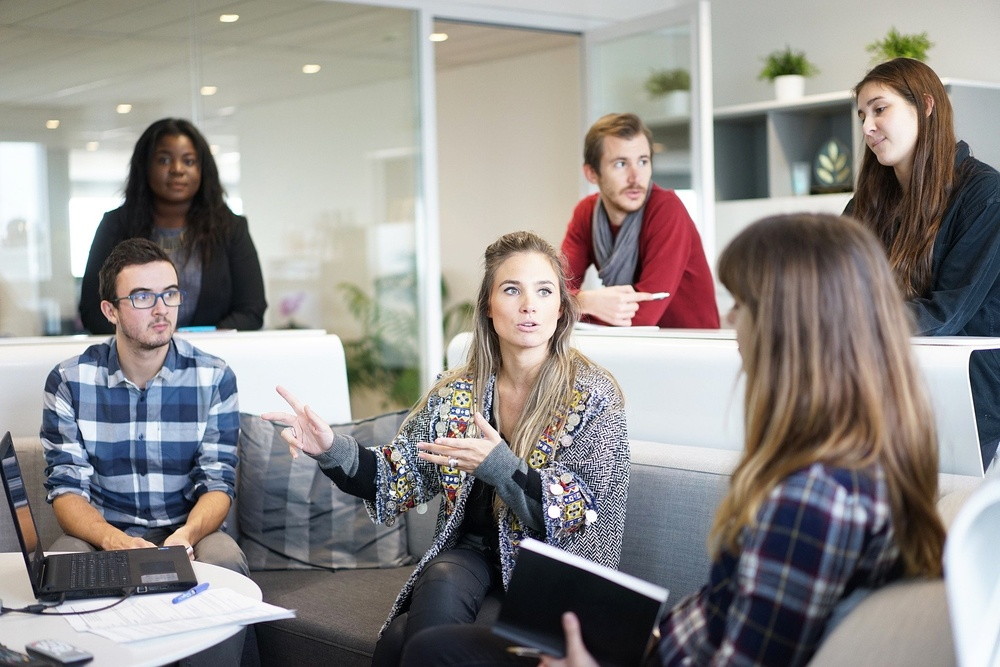
#> input picture imagens/workplace-1245776_1920.jpg, 1000 x 667 px, shrunk from 1920 x 1280 before the run, found by its file name
$ jupyter execute codigo_deteccao_facial.ipynb
#> lines starting #> are read from the running program, lines starting #| are printed output that depends on the picture; after the words box and inside, x2 and y2 are one past the last pixel; in counts of white or black regions, pixels touching at a corner belong together
# Detectando a face das pessoas

[cell 1]
import matplotlib.pyplot as plt
import cv2

# Carrega a imagem
imagem = cv2.imread('D:/cursos/curso-machine-learning/imagens/workplace-1245776_1920.jpg')
#> imagem is the input picture: shape (667, 1000, 3); mean B, G, R 136.9, 139, 142.8

if imagem is not None:
    # O OpenCV lê em BGR, mas o Matplotlib exibe em RGB. Precisamos converter:
    imagem_rgb = cv2.cvtColor(imagem, cv2.COLOR_BGR2RGB)

    plt.imshow(imagem_rgb)
    plt.axis('off') # Esconde as coordenadas do gráfico
    plt.show()
else:
    print("Imagem não encontrada!")

[cell 2]
detector_face = cv2.CascadeClassifier('haarcascade_frontalface_default.xml')

[cell 3]
imagem_cinza = cv2.cvtColor(imagem, cv2.COLOR_BGR2GRAY)
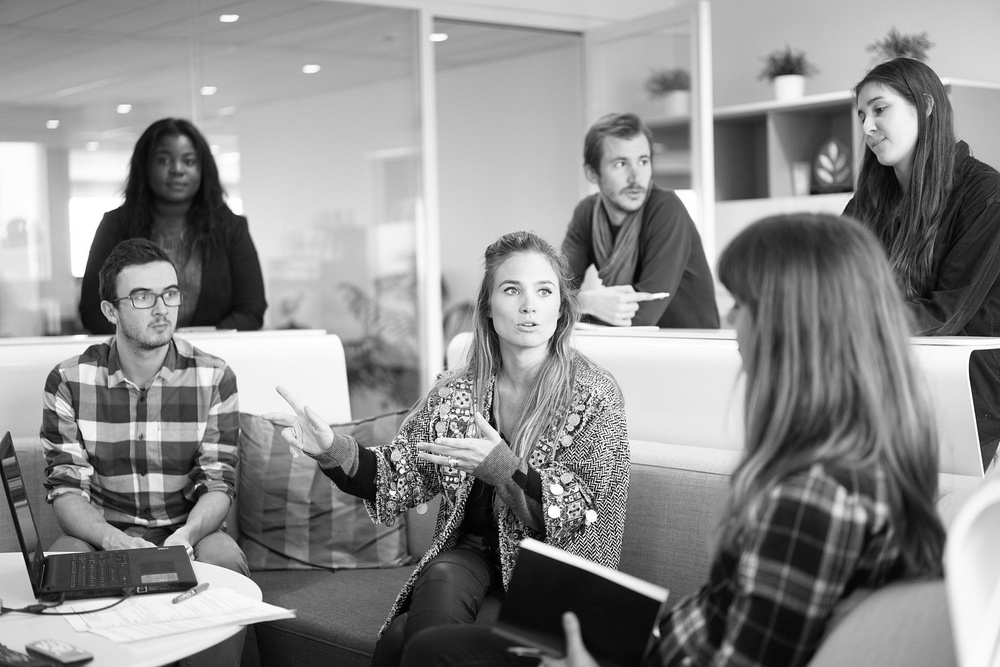
#> imagem_cinza: shape (667, 1000); min 0, max 255, mean 139.9

plt.imshow(imagem_cinza, cmap='gray')
plt.axis('off') # Esconde as coordenadas do gráfico
plt.show()

[cell 4]
deteccoes = detector_face.detectMultiScale(imagem_cinza, scaleFactor=1.35, minSize=(30,30))
#> deteccoes = [[149, 138, 57, 57], [597, 135, 70, 70], [484, 256, 90, 90], [848, 78, 80, 80], [134, 126, 80, 80], [116, 263, 80, 80]]

[cell 5]
deteccoes
#> Out has the same summary as deteccoes

[cell 6]
len(deteccoes)
#> Out = 6

[cell 7]
for (x, y, l, a) in deteccoes:
    #print(x, y, l, a)
    cv2.rectangle(imagem_rgb, (x, y), (x + l, y + a), (0,255,0), 2)
#> this loop made 6 passes
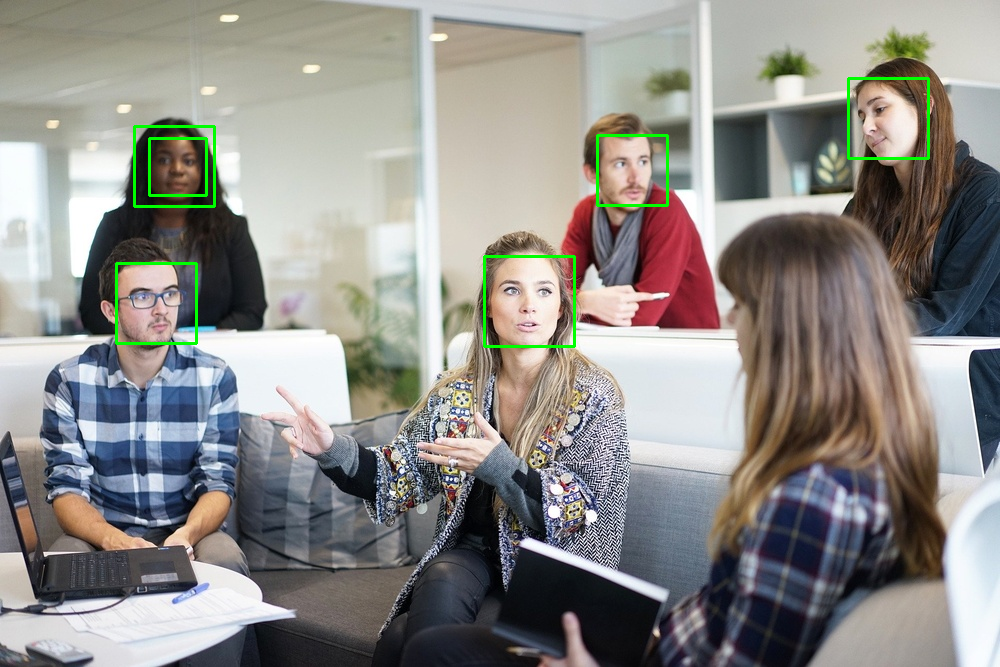
#> imagem_rgb: shape (667, 1000, 3); mean R, G, B 141.9, 140.3, 136.1
plt.imshow(imagem_rgb)
plt.axis('off') # Esconde as coordenadas do gráfico
plt.show()

# Detectando o corpo inteiro das pessoas

[cell 8]
imagem_corpo = cv2.imread('D:/cursos/curso-machine-learning/imagens/pessoas.jpg')
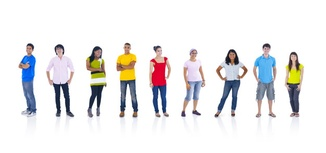
#> input picture imagens/pessoas.jpg, 326 x 153 px, shrunk from 626 x 294 before the run, found by its file name
#> imagem_corpo is the input picture: shape (153, 326, 3); mean B, G, R 234.2, 233.9, 234.8

[cell 9]
plt.imshow(imagem_corpo)
plt.axis('off')
plt.show()

[cell 10]
detector_corpo = cv2.CascadeClassifier('fullbody.xml')

[cell 11]
imagem_corpo_cinza = cv2.cvtColor(imagem_corpo, cv2.COLOR_BGR2GRAY)
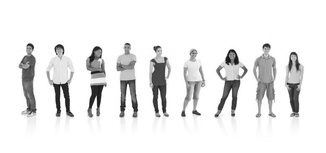
#> imagem_corpo_cinza: shape (153, 326); min 13, max 255, mean 234.2

plt.imshow(imagem_corpo_cinza, cmap='gray')
plt.axis('off')
plt.show()

[cell 12]
deteccoes = detector_corpo.detectMultiScale(imagem_corpo_cinza, minSize=(20,20))
#> deteccoes = [[139, 45, 37, 75], [39, 43, 42, 85], [241, 33, 45, 89], [170, 36, 43, 86], [72, 32, 44, 87], [103, 31, 48, 95]]

[cell 13]
deteccoes
#> Out has the same summary as deteccoes

[cell 14]
len(deteccoes)
#> Out = 6

[cell 15]
for (x,y,l,a) in deteccoes:
    cv2.rectangle(imagem_corpo, (x, y), (x + l, y + a), (0,255,0), 2)
#> this loop made 6 passes
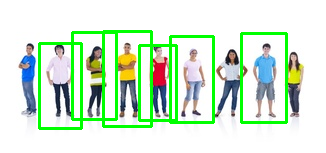
#> imagem_corpo: shape (153, 326, 3); 9.08% of pixels changed, all inside (x1, y1, x2, y2) = (38, 30, 288, 130)
plt.imshow(imagem_corpo)
plt.axis('off')
plt.show()
